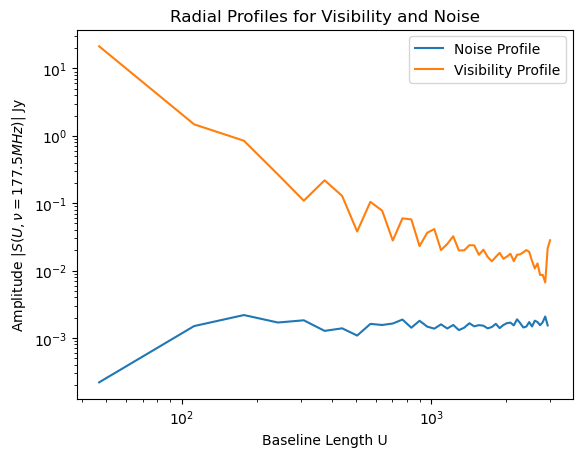

Write the Python code that produced this figure.
from cProfile import label
import numpy as np
import matplotlib.pyplot as plt

import sys
sys.path.append("/home/haricash/Sem 7/Project/code-scripts/bubbles/modules")
from functions import radial_profile

#Prepping Noise Data
noise_data = np.load("/home/haricash/Sem 7/Project/code-scripts/bubbles/datafiles/noise_data.npy")
noise_data = noise_data * 1e+26

center = [int(len(noise_data)/2), int(len(noise_data)/2)]

# noise_data = np.fft.fft2(noise_data)
# noise_data = np.fft.fftshift(noise_data)

#Prepping visibility data for a spherical source
vis_data = np.load("/home/haricash/Sem 7/Project/code-scripts/bubbles/datafiles/spherical_bubble.npy")[:,:,32]
vis_data = vis_data
vis_data = np.fft.fft2(vis_data)
vis_data = np.fft.fftshift(vis_data)

noise_rad = radial_profile(np.abs(noise_data), center)
vis_rad = radial_profile(np.abs(vis_data), center)

baseline = np.linspace(46.786, 2995.837, len(noise_rad))

plt.plot(baseline[:-1], noise_rad[:-1], label="Noise Profile")
plt.plot(baseline, vis_rad, label="Visibility Profile")
plt.yscale('log')
plt.xscale('log')
plt.xlabel(r"Baseline Length U")
plt.ylabel(r"Amplitude $|S(U,\nu = 177.5 MHz)|$ Jy")
plt.legend()
plt.title("Radial Profiles for Visibility and Noise")
# plt.grid()
plt.savefig("diagnostic_plots.png", bbox_inches="tight")